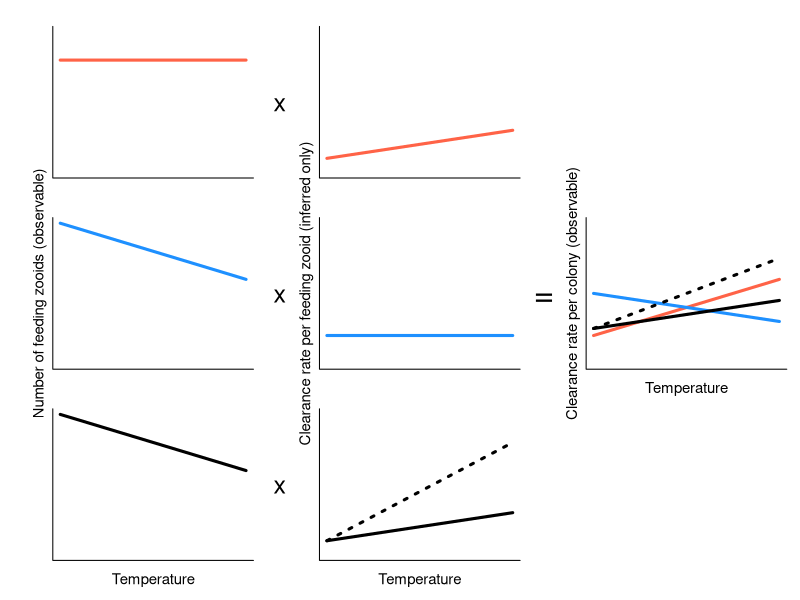

Write R code to recreate this figure.
### This code produces Figure 4 in the manuscript: 
### Powell, JA and  SC Burgess. How modularity and heterotrophy complicate the understanding of the causes of thermal performance curves: the case of feeding rate in a filter feeding animal
# Code finalized Mar 2024
# Any comments or error reporting, please contact Jackson Powell. jap16f@fsu.edu

# R Version 4.3.1 (2023-06-16 ucrt) -- "Beagle Scouts"

# Set up data
mouths <- c(100, 60) # number of mouths, approximate based on Fig 3a x Fig 3b
rate <- c(0.5, 1.5) # per zooid, approximate based on Fig 2b
ratef <- c(0.5, 4) # per feeding zooid, approximate based on Fig 2c



# Prepare Figure 4 
# windows(width = 5,height = 5) # use "quartz()" on Mac
quartz(width = 5,height = 5)

par(mfrow = c(3, 3), mar = c(2, 4, 1, 1), oma = c(1, 0, 1, 0))

# Set up figure parameters
xlims <- c(17, 33)
rate.ylims <- c(0, 5)
mouths.ylims <- c(0, 100)
cex <- 0.9
cex.axis <- 0.8
lwd <- 3


# Row 1
plot(1, type="n", las = 1,bty = "l",  xaxt = "n", yaxt = "n", xlab = "", ylab = "",
     xlim = xlims, ylim = mouths.ylims, cex.axis = cex.axis)
lines(xlims, rep(mean(mouths), 2), col = "tomato", lwd = lwd)

plot(1, type = "n", las = 1,bty = "l",  xaxt = "n", yaxt = "n", xlab="", ylab = "",
     xlim = xlims, ylim = rate.ylims, cex.axis = cex.axis)
lines(xlims, c(rate[1], rate[2]), col = "tomato", lwd = lwd)
mtext(side=2,"x", line = 2.5, cex = 1.5,las=1)

plot(1, type = "n", bty = "n", xaxt = "n", yaxt = "n", xlab = "", ylab  = "")

# Row 2
plot(1, type = "n", las = 1, bty = "l",  xaxt = "n", yaxt = "n", xlab="", ylab = "",
     xlim = xlims, ylim = mouths.ylims, cex.axis = cex.axis)
lines(xlims, c(mouths[1],mouths[2]), col = "dodgerblue", lwd = lwd)
mtext("Number of feeding zooids (observable)", side = 2, line = 0.5, cex = cex)


plot(1, type = "n", las = 1, bty = "l", xaxt = "n", yaxt = "n", xlab = "", ylab = "",
     xlim = xlims, ylim = rate.ylims, cex.axis = cex.axis)
lines(xlims, rep(mean(rate), 2), col = "dodgerblue", lwd = lwd)
mtext("Clearance rate per feeding zooid (inferred only)", side = 2, line = 0.5, cex = cex)
mtext(side = 2,"x", line = 2.5, cex = 1.5,las=1)

plot(1, type = "n", las = 1, bty = "l", xaxt = "n", yaxt = "n", xlab = "", ylab  = "",
     xlim = xlims, ylim = c(0,200), cex.axis  = cex.axis)

lines(xlims, mean(mouths) * c(rate[1],rate[2]), col = "tomato", lwd = lwd)
lines(xlims, c(mouths[1], mouths[2]) * mean(rate), col = "dodgerblue", lwd = lwd)
lines(xlims, c(mouths[1], mouths[2]) * c(rate[1], rate[2]), col = "black", lwd = lwd)
lines(xlims, c(mouths[1], mouths[2]) * c(rate[1], rate[2]+1), col = "black", lwd = lwd, lty=3)

mtext("Clearance rate per colony (observable)", side = 2, line = 0.5, cex = cex)
mtext(side = 2, "=", line = 2.5, cex = 2, las = 1)
# Add x-axis label
mtext("Temperature", side = 1, line = 1, cex = cex)

# Row 3 
plot(1, type = "n", las = 1, bty = "l", xaxt = "n", yaxt = "n", xlab="", ylab = "",
     xlim = xlims, ylim = mouths.ylims, cex.axis = cex.axis)
lines(xlims, c(mouths[1], mouths[2]), lwd = lwd)
# Add x-axis label
mtext("Temperature", side = 1, line = 1, cex = cex)

plot(1, type="n", las = 1,bty = "l",  xaxt = "n", yaxt = "n", xlab="", ylab = "",
     xlim = xlims, ylim = rate.ylims, cex.axis = cex.axis)
lines(xlims, c(rate[1], rate[2]), lwd = lwd)
lines(xlims, c(ratef[1], ratef[2]), lwd = lwd, lty = 3)

mtext(side = 2,"x", line = 2.5, cex = 1.5,las=1)
# Add x-axis label
mtext("Temperature", side = 1, line = 1, cex = cex)

plot(1, type = "n", bty = "n", xaxt = "n", yaxt = "n", xlab = "", ylab  = "")


